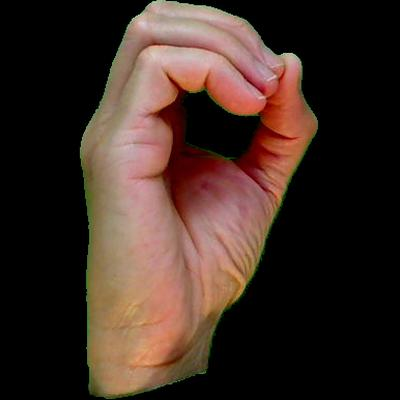
#> input picture part1_letter_classifier/data/asl_dataset/0/hand1_0_bot_seg_5_cropped.jpeg, 400 x 400 px; its folder holds only this picture in this run
$ jupyter execute --allow-errors 01_EDA.ipynb
#> lines starting #> are read from the running program, lines starting #| are printed output that depends on the picture
# Part 1 — Exploratory Data Analysis
**Dataset**: Ayuraj ASL Kaggle (~8,000 static images, 26 letter classes)

This notebook explores:
1. Class distribution (are classes balanced?)
2. Sample images per class
3. MediaPipe landmark detection rate
4. Feature distribution after normalization

[cell 1]
import os
import sys
from pathlib import Path

import numpy as np
import cv2
import matplotlib.pyplot as plt
import seaborn as sns
from collections import Counter

NOTEBOOK_DIR = Path.cwd().resolve()
PART1_ROOT = (NOTEBOOK_DIR / "..").resolve()
sys.path.insert(0, str(PART1_ROOT / "src"))
from preprocessing import extract_landmarks

DATA_DIR = str(PART1_ROOT / "data" / "asl_dataset")
DATA_ROOT = str(PART1_ROOT / "data")
sns.set_theme(style='whitegrid')
print("Setup complete")

## 1. Class Distribution

[cell 2]
folders = sorted([d for d in os.listdir(DATA_DIR) if os.path.isdir(os.path.join(DATA_DIR, d))])
class_counts = {}
for folder in folders:
    files = [f for f in os.listdir(os.path.join(DATA_DIR, folder))
             if f.lower().endswith(('.jpg', '.jpeg', '.png'))]
    class_counts[folder] = len(files)

total = sum(class_counts.values())
print(f'Total images: {total}  |  Classes: {len(class_counts)}')
print(f'Min: {min(class_counts.values())}  Max: {max(class_counts.values())}  '
      f'Mean: {np.mean(list(class_counts.values())):.1f}')

fig, ax = plt.subplots(figsize=(14, 4))
ax.bar(class_counts.keys(), class_counts.values(), color='steelblue')
ax.set_title('Images per Class', fontsize=14)
ax.set_xlabel('ASL Letter')
ax.set_ylabel('Count')
ax.axhline(np.mean(list(class_counts.values())), color='red', linestyle='--', label='Mean')
ax.legend()
plt.tight_layout()
plt.show()
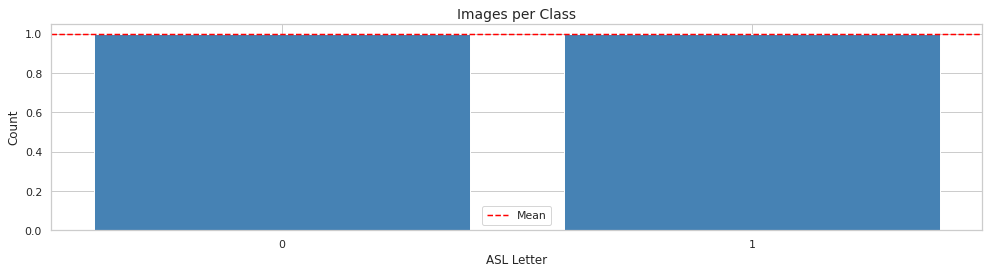
#> figure drawn by matplotlib, 1 panel

## 2. Sample Images (2 per class)

[cell 3]
n_cols = 6
n_rows = len(folders)
samples_per_class = 2

fig, axes = plt.subplots(n_rows, samples_per_class * n_cols // n_cols,
                          figsize=(samples_per_class * 3, n_rows * 1.5))

fig, axes = plt.subplots(len(folders), samples_per_class, figsize=(samples_per_class * 2.5, len(folders) * 2))

for row, folder in enumerate(folders):
    folder_path = os.path.join(DATA_DIR, folder)
    files = [f for f in os.listdir(folder_path) if f.lower().endswith(('.jpg','.jpeg','.png'))]
    sample_files = files[:samples_per_class]
    for col, fname in enumerate(sample_files):
        img = cv2.imread(os.path.join(folder_path, fname))
#> img is the input picture: shape (400, 400, 3); mean B, G, R 36.5, 44.4, 62.4
        img_rgb = cv2.cvtColor(img, cv2.COLOR_BGR2RGB)
        axes[row][col].imshow(img_rgb)
        axes[row][col].axis('off')
        if col == 0:
            axes[row][col].set_title(folder, fontsize=9, fontweight='bold')

plt.suptitle('Sample Images per ASL Letter', fontsize=14, y=1.01)
plt.tight_layout()
plt.show()
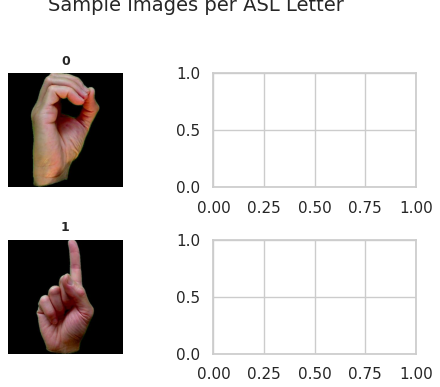
#> figure drawn by matplotlib, 2 panels
